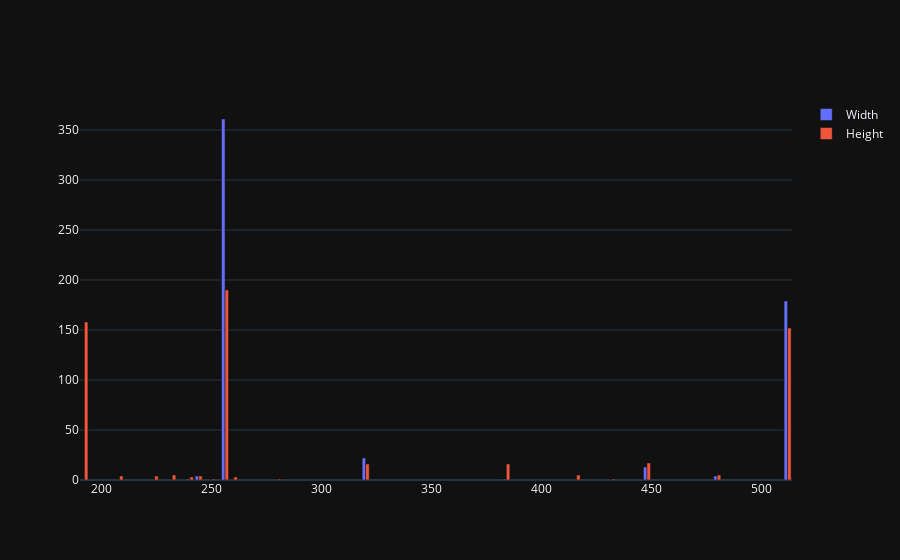

Here is the notebook cell this chart was saved with:
### Code cell
import plotly.graph_objects as go
x_dat = im_dims.x.value_counts()
y_dat = im_dims.y.value_counts()
fig = go.Figure(data=[
    go.Bar(name='Width', x=x_dat.index, y=x_dat.values),
    go.Bar(name='Height', x=y_dat.index, y=y_dat.values)
])
fig.update_layout(barmode='group')
fig.show()

### Figure 1 — Plotly figure (JSON) as saved in the notebook; plotly's stock layout.template omitted (floating-point values rounded to 4 significant figures)
{"data": [{"name": "Width", "x": [256, 512, 320, 448, 480, 244, 384, 240], "y": [361, 179, 22, 13, 4, 4, 1, 1], "type": "bar"}, {"name": "Height", "x": [256, 192, 512, 448, 320, 384, 480, 232, 416, 224, 208, 244, 260, 240, 432, 250, 280], "y": [190, 158, 152, 17, 16, 16, 5, 5, 5, 4, 4, 4, 3, 3, 1, 1, 1], "type": "bar"}], "layout": {"barmode": "group"}}
